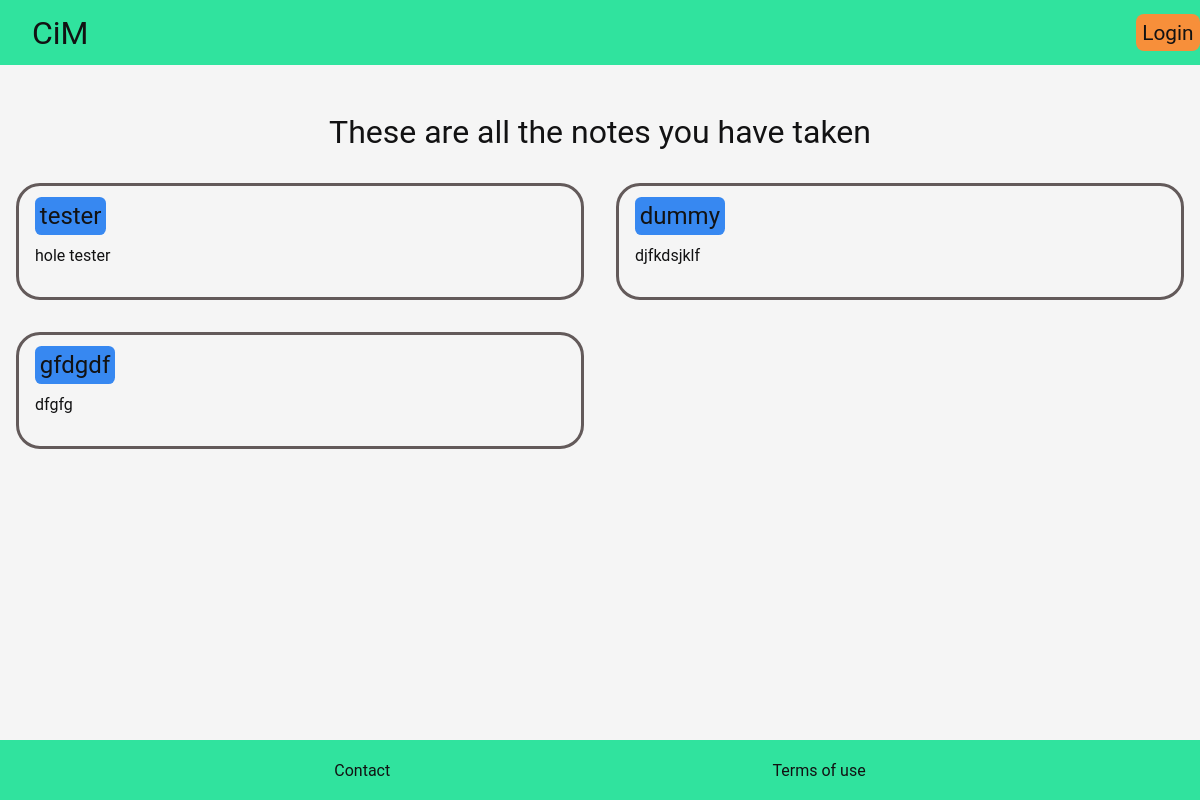
The app's page /storage/ with its own data.
### storage/models.py (models this page shows, shortened)
class TextTemp(models.Model):
    title = models.CharField(max_length=200, null=True, blank=True)
    description = models.TextField(max_length=2000, null=True, blank=True)
    date_created = models.DateTimeField(auto_now_add=True, null=True)
    class Meta:
        abstract = True

class Note(TextTemp):
    pass

### storage/views.py (the view)
# urls.py: path('', views.index, name='index'),
def index(request):
    notes = Note.objects.all()
    context = {'notes': notes}
    return render(request, 'storage/index.html', context)

### storage/templates/storage/index.html
{% extends 'basic/basic.html' %}
{% block main %}
    <h1>These are all the notes you have taken</h1>
    <div class="note-grid">
        {% for note in notes %}
            <div class="card">
                <h2>{{ note.title }}</h2>
                <p>{{ note.description }}</p>
            </div>
        {% endfor %}
    </div>
{% endblock main %}

### static/css/styles.css (style rules this page uses)
body { margin: 0; padding: 0; font-family: 'Roboto'; color: #121213; background-color: #f5f5f5; height: 100%; }
a, h1, h2, h3 { text-decoration: none; font-weight: 400; color: inherit; }
.main h1 { margin: 0; padding: 1rem; font-weight: 400; }
.card { border-radius: 1.5rem; padding: 1rem; margin: 1rem; border: 3px solid #635a5a; text-align: initial; }
.card h2 { background-color: #3788f1; display: inline; padding: .3rem; border-radius: .4rem; }
@media (min-width: 1200px) { .note-grid { display: -ms-grid; display: grid; -ms-grid-columns: 1fr 1fr; grid-template-columns: 1fr 1fr; } }

### records on screen
Note: title "tester", description "hole tester"
Note: title "dummy", description "djfkdsjklf"
Note: title "gfdgdf", description "dfgfg"
